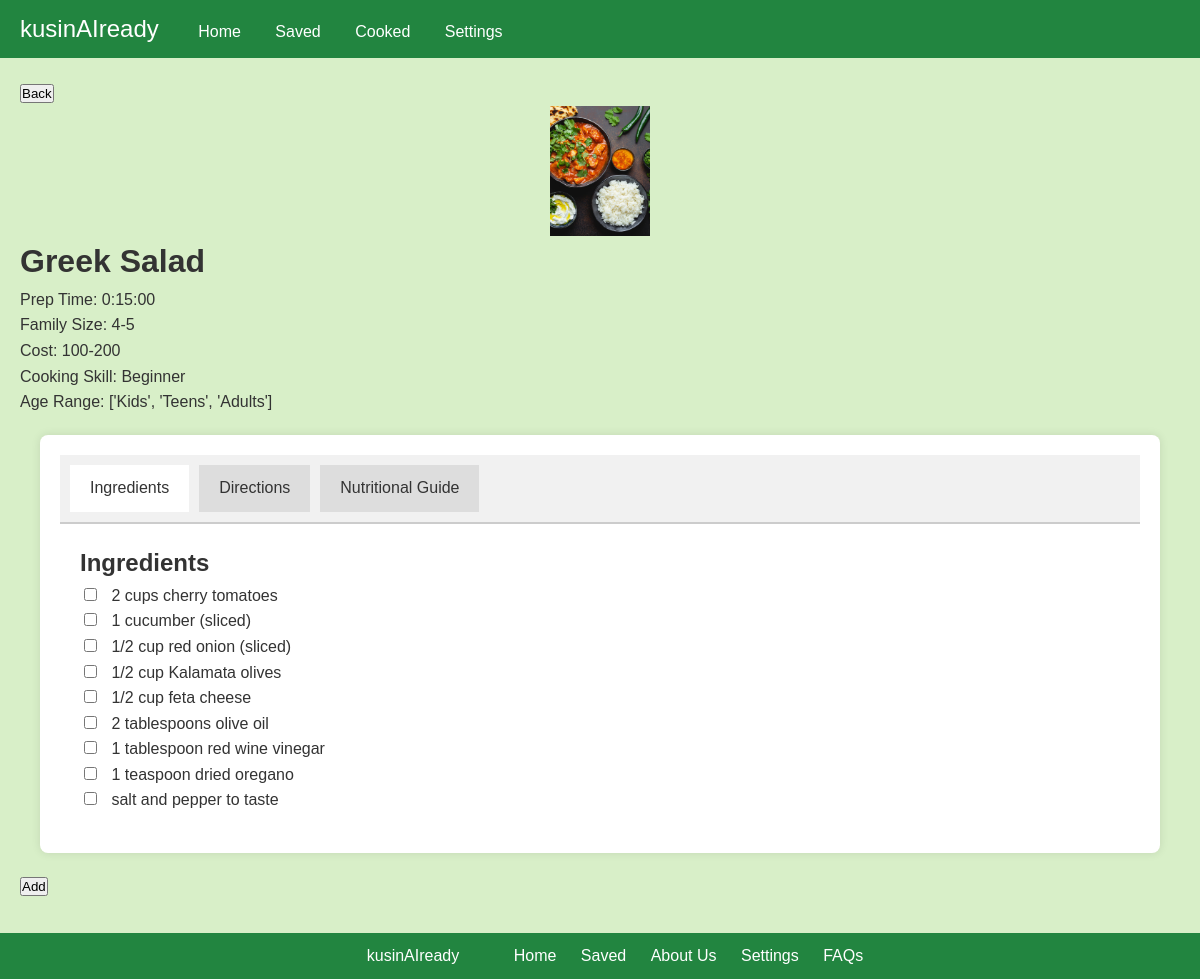
The page /homedish/9/ (signed in) on the database as committed earlier.
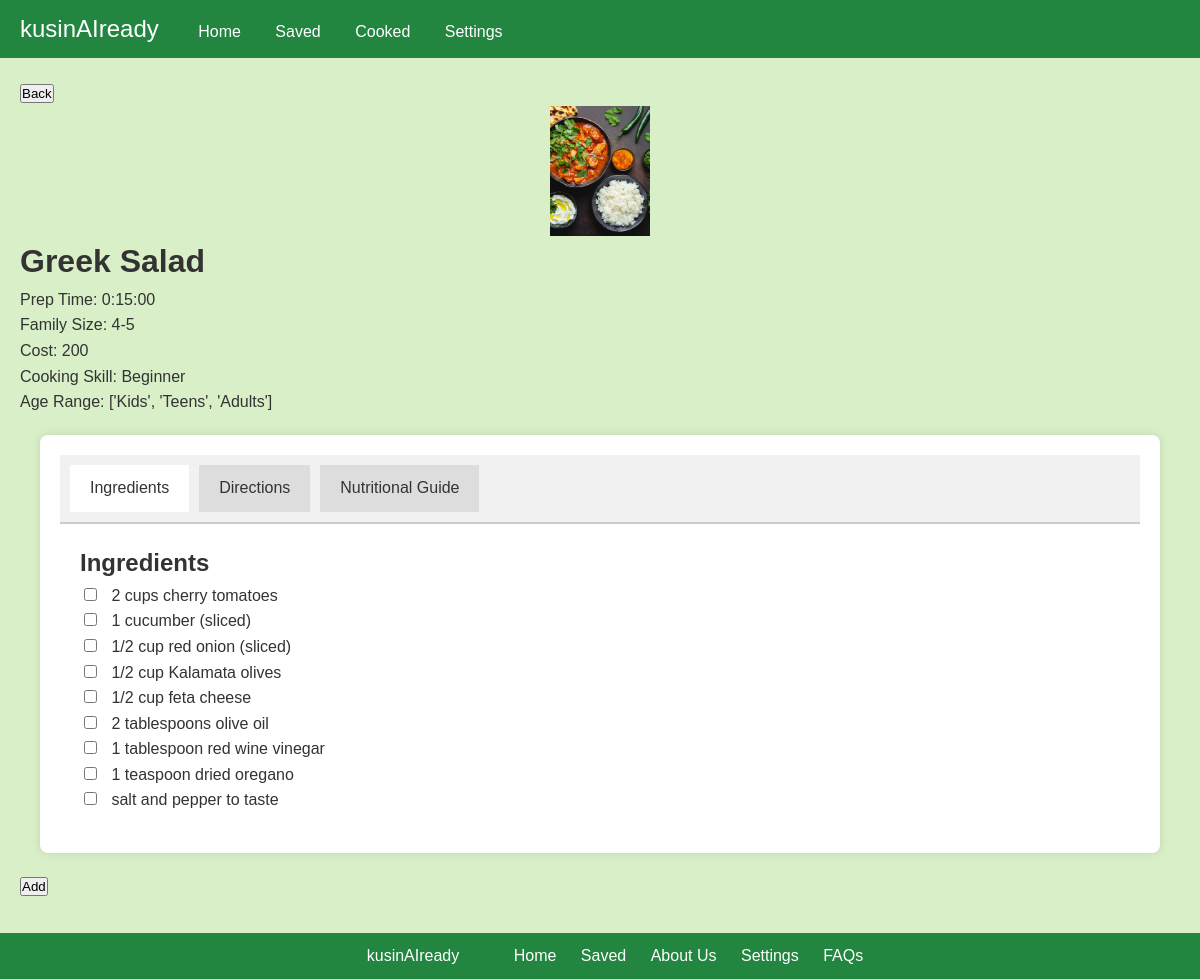
The same page on the database as committed later.
### kusinaiapp/models.py (models this page shows, shortened)
class Dish(models.Model):
    MEAL_TYPE_CHOICES = [
        ('Appetizer', 'Appetizer'),
        ('Soup', 'Soup'),
        ('Dessert', 'Dessert'),
        ('Vegetable Dishes', 'Vegetable Dishes'),
        ('Vegetable with Seafood', 'Vegetable with Seafood'),
        ('Vegetable with Meat', 'Vegetable with Meat'),
    ]
    dish_name = models.CharField(max_length=200)
    preparation_time = models.DurationField()
    ingredient_list = models.TextField()
    number_of_servings = models.CharField(max_length=50)
    procedure = models.TextField()
    nutritional_guide = models.TextField()
    skills_needed = models.CharField(max_length=200)
    age_range_that_can_eat = models.JSONField()
    cost = models.IntegerField()  # Changed to IntegerField
    dish_image = models.ImageField(upload_to='dish_images/')
    meal_type = models.CharField(max_length=30, choices=MEAL_TYPE_CHOICES)

### kusinaiapp/views.py (the view)
# urls.py: path('homedish/<int:dish_id>/', views.homedish, name='homedish'),
@login_required
def homedish(request, dish_id):
    try:
        dish = Dish.objects.get(id=dish_id)
    except Dish.DoesNotExist:
        return HttpResponse('Dish not found', status=404)
    ingredients = dish.ingredient_list.split(',')
    steps = dish.procedure.split('\n') if dish.procedure else []
    meal_type = request.GET.get('meal_type', 'Recommended Dishes')
    budget = request.GET.get('budget', '')
    context = {
        'dish': dish,
        'ingredients': ingredients,  # Add processed ingredients to context
        'steps': steps,  # Add processed steps to context
        'selected_meal_type': meal_type,
        'selected_budget': budget
    }
    return render(request, 'homedish.html', context)

### templates/homedish.html (shortened to what this page needs)
<!DOCTYPE html>
<html lang="en">
<head>
    {% load static %}
    <link rel="stylesheet" href="{% static 'css/style.css' %}">
</head>
<body>
    <header>
        <nav>
            <div class="logo">kusinAIready</div>
            <div class="nav-menu">
                <div class="nav-links">
                    <a href="{% url 'home' %}">Home</a>
                    <a href="{% url 'saved' %}">Saved</a>
                    <a href="{% url 'cooked' %}">Cooked</a>
                    <a href="{% url 'settings' %}">Settings</a>
                </div>
            </div>
        </nav>
    </header>
    <main>
        <button class="back-button" onclick="window.history.back()">Back</button>
        <div class="dish-details">
            <img src="{{ dish.dish_image.url }}" alt="{{ dish.dish_name }}">
            <h1>{{ dish.dish_name }}</h1>
            <p>Prep Time: {{ dish.preparation_time }}</p>
            <p>Family Size: {{ dish.number_of_servings }}</p>
            <p>Cost: {{ dish.cost }}</p>
            <p>Cooking Skill: {{ dish.skills_needed }}</p>
            <p>Age Range: {{ dish.age_range_that_can_eat }}</p>
        </div>
        <div class="panel">
            <div class="tabs">
                <div class="tab active" data-tab="ingredients">Ingredients</div>
                <div class="tab" data-tab="directions">Directions</div>
                <div class="tab" data-tab="nutritional">Nutritional Guide</div>
            </div>
            <div class="tab-content ingredients active">
                <h2>Ingredients</h2>
                {% for ingredient in ingredients %}
                    <div>
                        <input type="checkbox" id="ingredient_{{ forloop.counter }}" class="ingredient-checkbox">
                        <label for="ingredient_{{ forloop.counter }}">{{ ingredient }}</label>
                    </div>
                {% endfor %}
            </div>
        </div>
        <button class="add-button" type="button" onclick="openModal('{{ dish.id }}')">Add</button>
    </main>
    <footer>
        <div class="footer-left">kusinAIready</div>
        <div class="footer-right">
            <a href="{% url 'home' %}">Home</a>
            <a href="{% url 'saved' %}">Saved</a>
            <a href="{% url 'about' %}">About Us</a>
            <a href="{% url 'settings' %}">Settings</a>
            <a href="{% url 'faqs' %}">FAQs</a>
        </div>
    </footer>
</body>
</html>

Rows that differ between the two databases and show on the page:
changed Dish "Greek Salad": cost "100-200" → "200"
